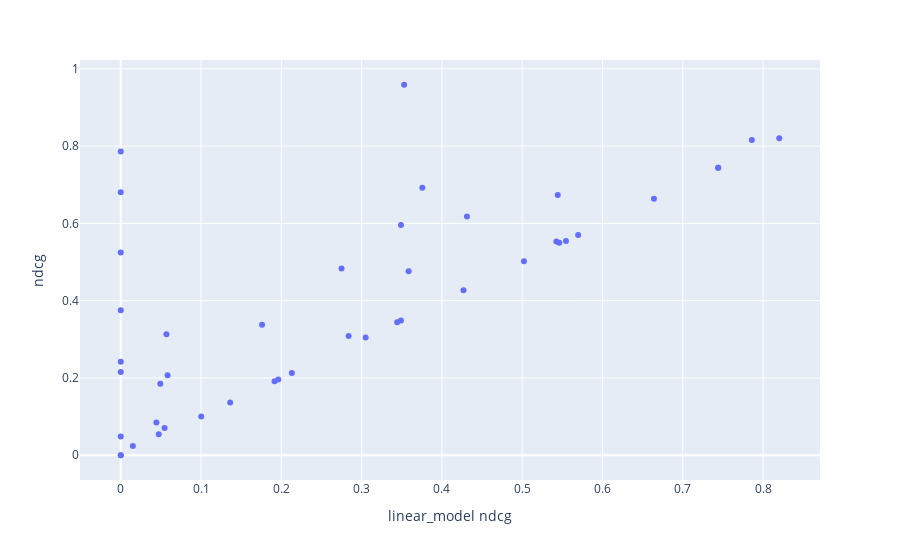

Notebook cell for this chart:
### Code cell
px.scatter(
    df_metrics_merged,
    x="linear_model ndcg",
    y="ndcg",
    hover_data=df_metrics_merged.columns,
)

### Figure 1 — Plotly figure (JSON) as saved in the notebook; plotly's stock layout.template omitted (floating-point values rounded to 4 significant figures; data arrays with more than 128 entries replaced by an {"elided": "..."} marker saying what was removed)
{"data": [{"customdata": {"elided": "44x12 mixed values"}, "hovertemplate": "linear_model ndcg=%{x}<br>ndcg=%{y}<br>query=%{customdata[0]}<br>linear_model dcg=%{customdata[1]}<br>linear_model prec@10=%{customdata[2]}<br>linear_model ratio_of_ratings=%{customdata[3]}<br>random_forest dcg=%{customdata[4]}<br>random_forest ndcg=%{customdata[5]}<br>random_forest prec@10=%{customdata[6]}<br>random_forest ratio_of_ratings=%{customdata[7]}<br>dcg=%{customdata[8]}<br>dcg_dense=%{customdata[9]}<br>prec@10=%{customdata[10]}<br>ratio_of_ratings=%{customdata[11]}<extra></extra>", "legendgroup": "", "marker": {"color": "#636efa", "symbol": "circle"}, "mode": "markers", "name": "", "orientation": "v", "showlegend": false, "type": "scatter", "x": [0.6641, 0.349, 0.2838, 0.04439, 0.4269, 0.0569, 0.7441, 0.4312, 0.5425, 0.275, 0, 0, 0.5022, 0.04734, 0.2131, 0.05459, 0.176, 0, 0.5545, 0.7441, 0.8201, 0.305, 0.349, 0, 0.786, 0.3756, 0.1002, 0.3443, 0, 0.05834, 0.0493, 0, 0.1962, 0, 0.1363, 0.1916, 0.353, 0.5697, 0, 0.01511, 0.5462, 0.3586, 0.5443, 0], "xaxis": "x", "y": [0.6641, 0.5958, 0.3086, 0.08473, 0.4269, 0.3129, 0.7441, 0.6178, 0.5533, 0.4833, 0.3752, 0.2422, 0.5022, 0.05459, 0.2131, 0.07053, 0.3377, 0.04831, 0.5545, 0.7441, 0.8201, 0.305, 0.349, 0.2154, 0.8159, 0.6922, 0.1002, 0.3443, 0, 0.2072, 0.1852, 0, 0.1962, 0.5249, 0.1363, 0.1916, 0.9588, 0.5697, 0.6808, 0.02395, 0.5496, 0.4765, 0.6735, 0.786], "yaxis": "y"}], "layout": {"autosize": true, "legend": {"tracegroupgap": 0}, "margin": {"t": 60}, "xaxis": {"anchor": "y", "autorange": true, "domain": [0, 1], "range": [-0.04963, 0.8698], "title": {"text": "linear_model ndcg"}, "type": "linear"}, "yaxis": {"anchor": "x", "autorange": true, "domain": [0, 1], "range": [-0.07424, 1.033], "title": {"text": "ndcg"}, "type": "linear"}}}
